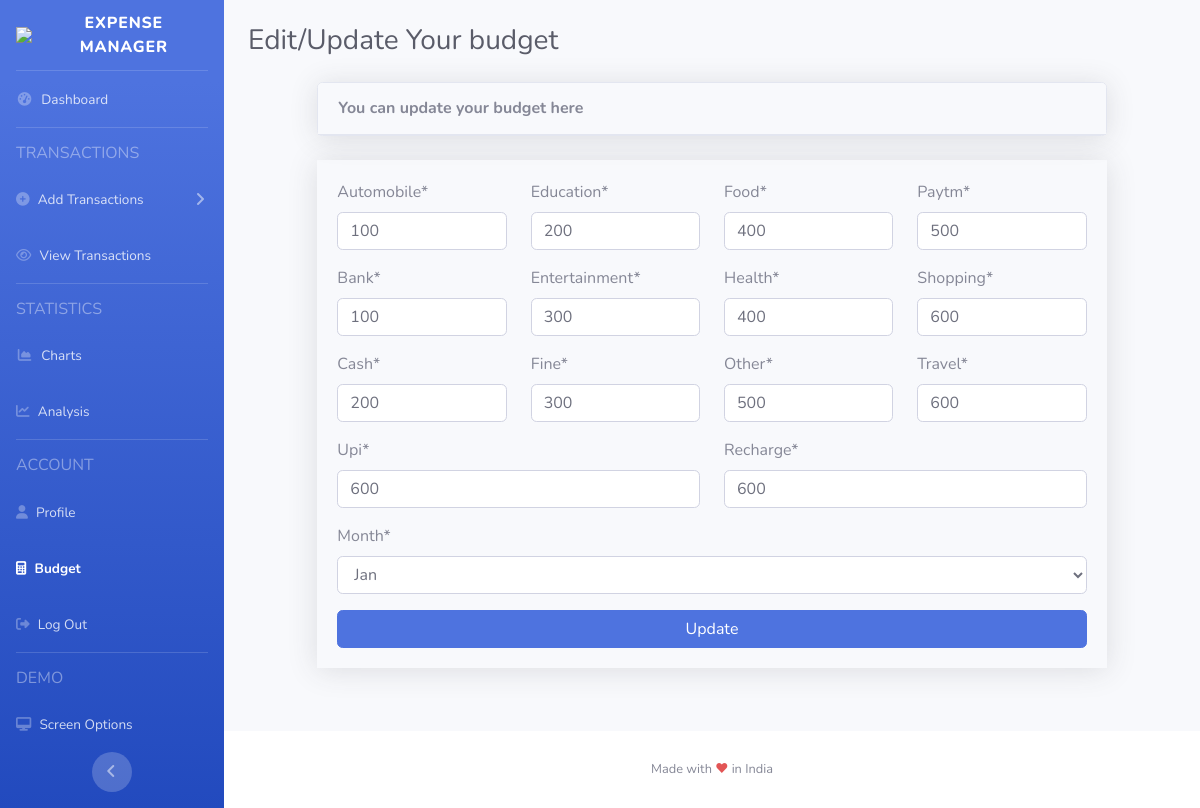
Before: /demo/budget/1/update (signed in) with the older database file.
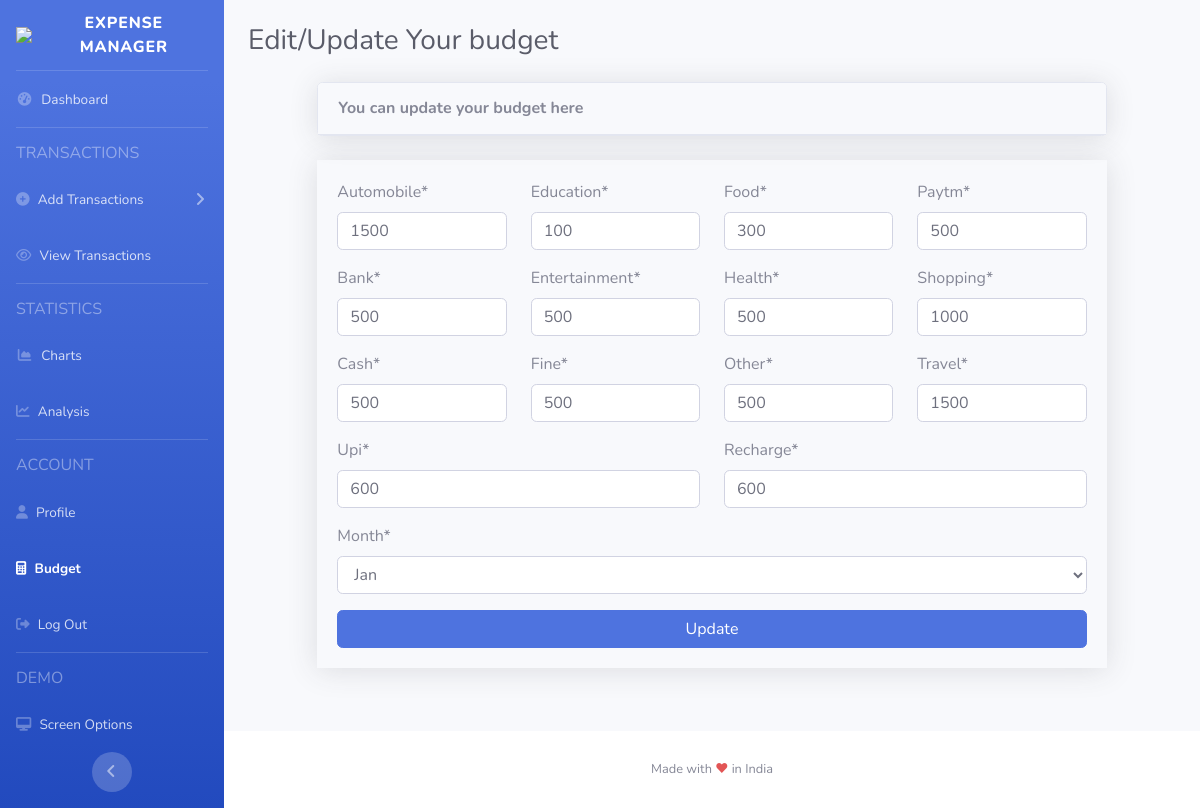
After: the same page with the newer database file.
### myapp/models.py (models this page shows, shortened)
class Budget(models.Model):
    user = models.ForeignKey(User, on_delete=models.CASCADE, null=True)
    automobile = models.IntegerField(default=1000)
    bank = models.IntegerField(default=1000)
    cash = models.IntegerField(default=1000)
    education = models.IntegerField(default=1000)
    entertainment = models.IntegerField(default=1000)
    fine = models.IntegerField(default=1000)
    food = models.IntegerField(default=1000)
    health = models.IntegerField(default=1000)
    other = models.IntegerField(default=1000)
    paytm = models.IntegerField(default=1000)
    recharge = models.IntegerField(default=1000)
    shopping = models.IntegerField(default=1000)
    travel = models.IntegerField(default=1000)
    upi = models.IntegerField(default=1000)
    months = [
        ('Jan', 'Jan'),
        ('Feb', 'Feb'),
        ('Mar', 'Mar'),
        ('Apr', 'Apr'),
        ('May', 'May'),
        ('Jun', 'Jun'),
        ('Jul', 'Jul'),
        ('Aug', 'Aug'),
        ('Sep', 'Sep'),
        ('Oct', 'Oct'),
        ('Nov', 'Nov'),
        ('Dec', 'Dec'),
    ]
    month = models.CharField(
        max_length=30,
        choices=months,
        default='Jan',
    )

### demo/views.py (the view)
# urls.py: path('budget/<int:pk>/update', BudgetUpdateView.as_view(), name='budget-update'),
class BudgetUpdateView(UserPassesTestMixin, UpdateView):
    model = Budget
    fields = ['automobile', 'bank', 'cash', 'education', 'entertainment', 'fine', 'food',
              'health', 'other', 'paytm', 'recharge', 'shopping', 'travel', 'upi', 'month']
    template_name = 'demo/budget_update.html'
    success_url = '/budget'
    def test_func(self):
        budget = self.get_object()
        if self.request.user == budget.user:
            return True
        return False

### templates/demo/budget_update.html (shortened to what this page needs)
{% extends 'demo/base.html' %}
{% load crispy_forms_tags %}
{% block navbar_budget %}
<li class="nav-item active">
    <a class="nav-link" href="{% url 'budget' %}">
        <i class="fa fa-calculator"></i>
        <span>Budget</span></a>
</li>
{% endblock %}
{% block content %}
<div class="container-fluid">
    <div class="d-sm-flex align-items-center justify-content-between my-4">
        <h1 class="h3 mb-0 text-gray-800">Edit/Update Your budget</h1>
    </div>
</div>
<div class="mx-auto">
    <div class="col-xl-10 col-lg-10 mx-auto">
        <div class="card shadow mb-4">
            <div class="card-header py-3 d-flex flex-row align-items-center justify-content-between">
                <h6 class="m-0 font-weight-bold ">
                    <span>You can update your budget here</span><br>
                </h6>
            </div>
        </div>
        <div class="card-body shadow">
            <form class="user align-items-center" enctype="multipart/form-data" method='post'>
                <div class="row">
                    <div class="col mx-auto">
                        {{ form.automobile|as_crispy_field }}
                        {{ form.bank|as_crispy_field }}
                        {{ form.cash|as_crispy_field }}
                    </div>
                    <div class="col mx-auto">
                        {{ form.education|as_crispy_field }}
                        {{ form.entertainment|as_crispy_field }}
                        {{ form.fine|as_crispy_field }}
                    </div>
                    <div class="col mx-auto">
                        {{ form.food|as_crispy_field }}
                        {{ form.health|as_crispy_field }}
                        {{ form.other|as_crispy_field }}
                    </div>
                    <div class="col mx-auto">
                        {{ form.paytm|as_crispy_field }}
                        {{ form.shopping|as_crispy_field }}
                        {{ form.travel|as_crispy_field }}
                    </div>
                </div>
                <div class="row">
                    <div class="col">
                        {{ form.upi|as_crispy_field }}
                    </div>
                    <div class="col">
                        {{ form.recharge|as_crispy_field }}
                    </div>
                </div>
                 <div class="row">
                    <div class="col">
                        {{ form.month|as_crispy_field }}
                    </div>
                </div>
                <div>
                    <button class="btn btn-primary btn-block" type="submit">
                        Update
                    </button>
                </div>
            </form>
        </div>
    </div>
</div>
{% endblock %}

Changed rows visible on the page:
changed Budget "Jan": automobile "100" → "1500"; bank "100" → "500"; cash "200" → "500"; education "200" → "100"; entertainment "300" → "500"; fine "300" → "500"; food "400" → "300"; health "400" → "500"; shopping "600" → "1000"; travel "600" → "1500"
